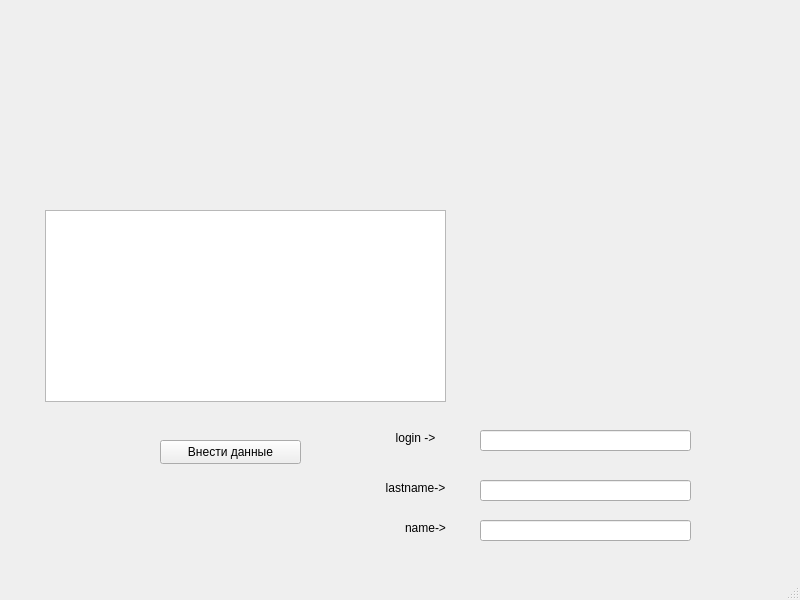
<?xml version="1.0" encoding="UTF-8"?>
<ui version="4.0">
 <class>MainWindow</class>
 <widget class="QMainWindow" name="MainWindow">
  <property name="geometry">
   <rect>
    <x>0</x>
    <y>0</y>
    <width>800</width>
    <height>600</height>
   </rect>
  </property>
  <property name="windowTitle">
   <string>MainWindow</string>
  </property>
  <widget class="QWidget" name="centralwidget">
   <widget class="QTableView" name="tableView">
    <property name="geometry">
     <rect>
      <x>45</x>
      <y>210</y>
      <width>401</width>
      <height>192</height>
     </rect>
    </property>
   </widget>
   <widget class="QPushButton" name="pushButton">
    <property name="geometry">
     <rect>
      <x>160</x>
      <y>440</y>
      <width>141</width>
      <height>24</height>
     </rect>
    </property>
    <property name="text">
     <string>Внести данные</string>
    </property>
   </widget>
   <widget class="QLineEdit" name="lineEdit">
    <property name="geometry">
     <rect>
      <x>480</x>
      <y>520</y>
      <width>211</width>
      <height>21</height>
     </rect>
    </property>
   </widget>
   <widget class="QLineEdit" name="lineEdit_2">
    <property name="geometry">
     <rect>
      <x>480</x>
      <y>480</y>
      <width>211</width>
      <height>21</height>
     </rect>
    </property>
   </widget>
   <widget class="QLineEdit" name="lineEdit_3">
    <property name="geometry">
     <rect>
      <x>480</x>
      <y>430</y>
      <width>211</width>
      <height>21</height>
     </rect>
    </property>
   </widget>
   <widget class="QLabel" name="label">
    <property name="geometry">
     <rect>
      <x>370</x>
      <y>520</y>
      <width>111</width>
      <height>16</height>
     </rect>
    </property>
    <property name="layoutDirection">
     <enum>Qt::LayoutDirection::LeftToRight</enum>
    </property>
    <property name="text">
     <string>name-&gt;</string>
    </property>
    <property name="alignment">
     <set>Qt::AlignmentFlag::AlignCenter</set>
    </property>
   </widget>
   <widget class="QLabel" name="label_2">
    <property name="geometry">
     <rect>
      <x>360</x>
      <y>480</y>
      <width>111</width>
      <height>16</height>
     </rect>
    </property>
    <property name="layoutDirection">
     <enum>Qt::LayoutDirection::LeftToRight</enum>
    </property>
    <property name="text">
     <string>lastname-&gt;</string>
    </property>
    <property name="alignment">
     <set>Qt::AlignmentFlag::AlignCenter</set>
    </property>
   </widget>
   <widget class="QLabel" name="label_3">
    <property name="geometry">
     <rect>
      <x>360</x>
      <y>430</y>
      <width>111</width>
      <height>16</height>
     </rect>
    </property>
    <property name="layoutDirection">
     <enum>Qt::LayoutDirection::LeftToRight</enum>
    </property>
    <property name="text">
     <string>login -&gt;</string>
    </property>
    <property name="alignment">
     <set>Qt::AlignmentFlag::AlignCenter</set>
    </property>
   </widget>
  </widget>
  <widget class="QMenuBar" name="menubar">
   <property name="geometry">
    <rect>
     <x>0</x>
     <y>0</y>
     <width>800</width>
     <height>22</height>
    </rect>
   </property>
  </widget>
  <widget class="QStatusBar" name="statusbar"/>
 </widget>
 <resources/>
 <connections/>
</ui>
